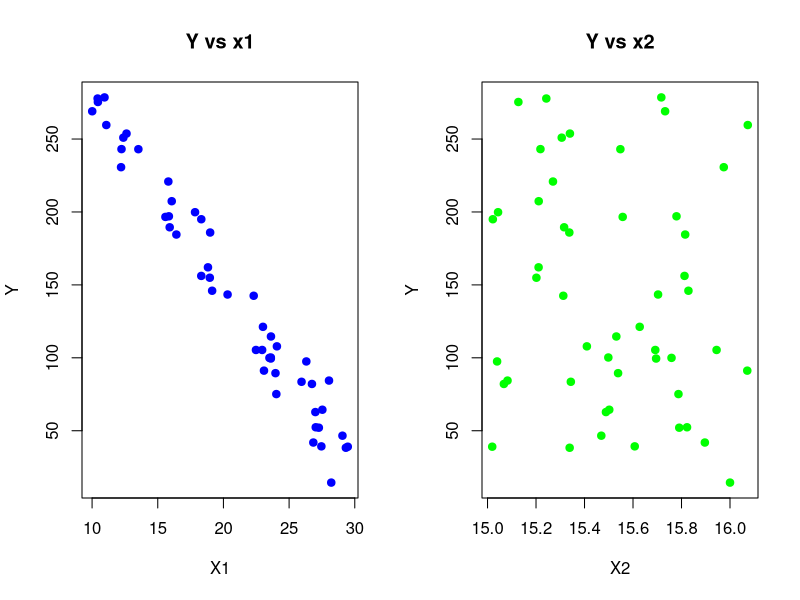
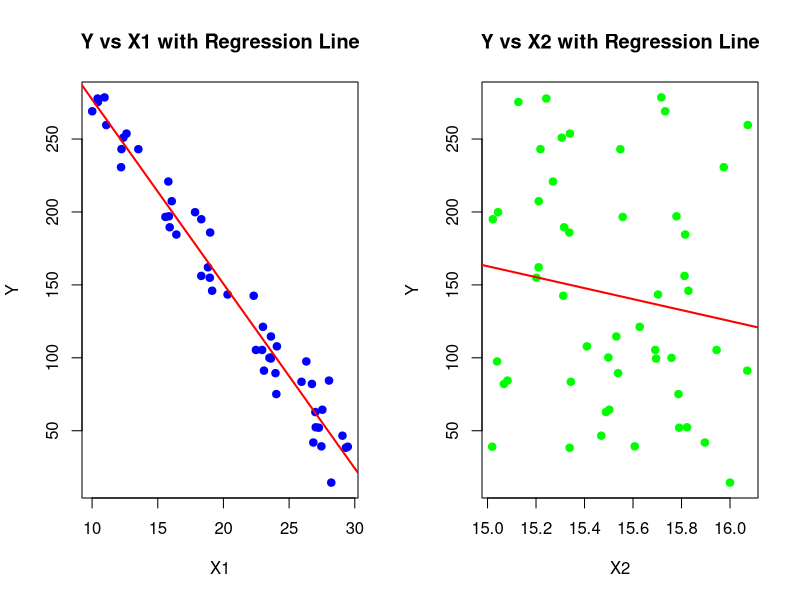
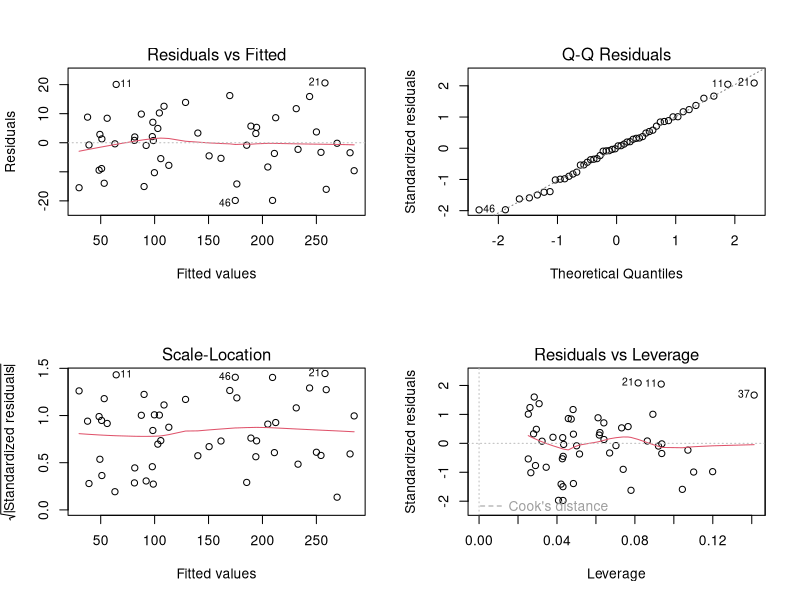
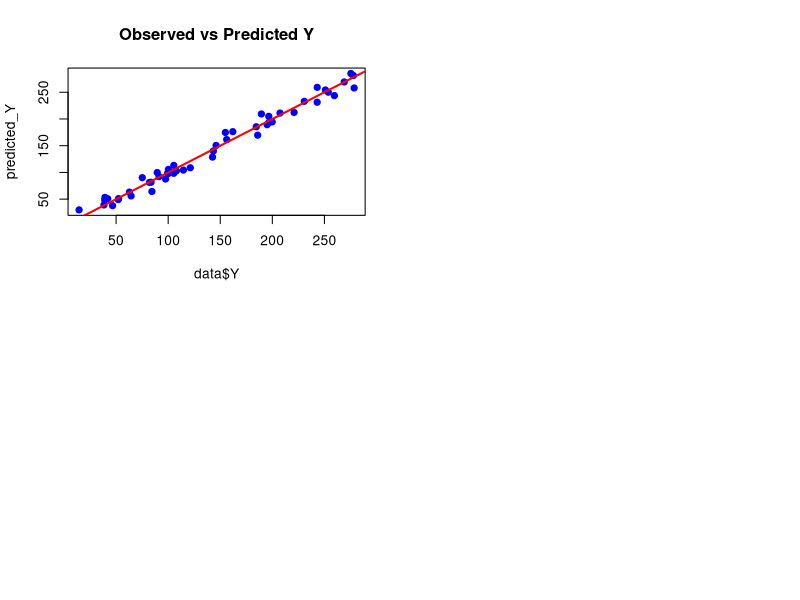
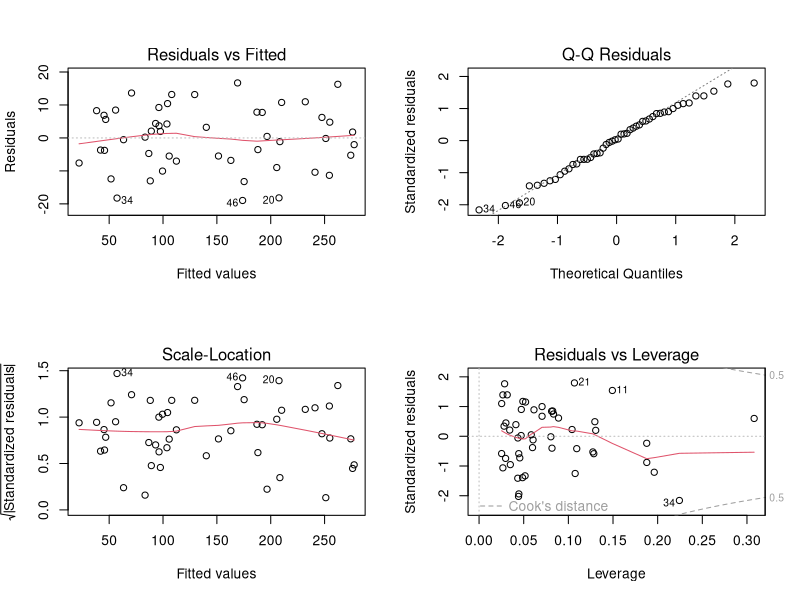

R code for these plots, in order: (Note: this script raises an error after producing the figures.)
## ---- chunk 1
knitr::opts_chunk$set(echo=T,eval=T,message=F,warning=F,fig.align='center')
library(tidyverse)
## ---- chunk 2
# summary(lm.mtcars)
## ---- chunk 3
library(MASS)
head(cats)
## ---- chunk 4
# Load the CSV file
data <- read.csv("multData.csv")

# Display the data
print("First few rows of the dataset:")
head(data)
#data

model_X1 <- lm(Y ~ X1, data = data)
model_X2 <- lm(Y ~ X2, data = data)

# Scatterplots to explore relationships
par(mfrow = c(1, 2))  # Arrange plots side by side
plot(data$X1, data$Y, main = "Y vs x1", xlab = "X1", ylab = "Y", pch = 19, col = "blue")
plot(data$X2, data$Y, main = "Y vs x2", xlab = "X2", ylab = "Y", pch = 19, col = "green")

# Correlation coefficients
cor_X1_Y <- cor(data$X1, data$Y)
cor_X2_Y <- cor(data$X2, data$Y)
cat("Correlation between Y and X1:", cor_X1_Y, "\n")
cat("Correlation between Y and X2:", cor_X2_Y, "\n")

# Fit simple linear regression models
model_X1 <- lm(Y ~ X1, data = data)
model_X2 <- lm(Y ~ X2, data = data)

# Display model summaries
cat("\nLinear Regression Summary for Y ~ X1:\n")
summary(model_X1)

cat("\nLinear Regression Summary for Y ~ X2:\n")
summary(model_X2)

# Add regression lines to scatterplots
par(mfrow = c(1, 2))  # Reset layout
plot(data$X1, data$Y, main = "Y vs X1 with Regression Line", xlab = "X1", ylab = "Y", pch = 19, col = "blue")
abline(model_X1, col = "red", lwd = 2)
plot(data$X2, data$Y, main = "Y vs X2 with Regression Line", xlab = "X2", ylab = "Y", pch = 19, col = "green")
abline(model_X2, col = "red", lwd = 2)

## ---- chunk 5
# Fit multiple regression model
model <- lm(Y ~ X1 + X2, data = data)

# Display model summary
cat("Summary of Multiple Regression Model:\n")
summary(model)

# Diagnostic plots for regression assumptions
par(mfrow = c(2, 2))  # Arrange diagnostic plots in a 2x2 grid
plot(model)

# Predicted vs Observed Plot
predicted_Y <- predict(model)
plot(data$Y, predicted_Y, 
     main = "Observed vs Predicted Y",
     Xlab = "Observed Y", 
     Ylab = "Predicted Y", 
     pch = 19, col = "blue")
abline(0, 1, col = "red", lwd = 2)  # Add a 45-degree line for reference

# Check correlation of predictors
correlation_matrix <- cor(data[, c("X1", "X2")])
cat("Correlation Matrix for Predictors:\n")
print(correlation_matrix)

## ---- chunk 6
# Fit model with interaction term
model_interaction <- lm(Y ~ X1 * X2, data = data)  # `X1 * X2` includes both main effects and interaction

# Display model summary
cat("Summary of Interaction Model:\n")
summary(model_interaction)
## ---- chunk 7
# Fit model with interaction term
model_interaction <- lm(Y ~ X1 * X2, data = data)  # `X1 * X2` includes both main effects and interaction

# Display model summary
cat("Summary of Interaction Model:\n")
summary(model_interaction)

# Diagnostic plots
par(mfrow = c(2, 2))  # Arrange plots
plot(model_interaction)

# Compare with additive model
# model_additive <- lm(Y ~ X1 + X2, data = data)
# cat("\nSummary of Additive Model:\n")
# summary(model_additive)

# Compare R-squared
cat("\nComparison of R-squared values:\n")
cat("Additive Model R-squared:", summary(model_additive)$r.squared, "\n")
cat("Interaction Model R-squared:", summary(model_interaction)$r.squared, "\n")

# Predicted vs Observed Plot
predicted_Y_interaction <- predict(model_interaction)
plot(data$Y, predicted_Y_interaction, 
     main = "Observed vs Predicted Y (Interaction Model)",
     Xlab = "Observed Y", 
     Ylab = "Predicted Y", 
     pch = 19, col = "blue")
abline(0, 1, col = "red", lwd = 2)

# Check for significance of interaction term
anova(model_additive, model_interaction)

## ---- chunk 8
# Fit the model with interaction and X3
model_full <- lm(Y ~ X1 * X2 + X3, data = data)

# Display summary of the model
summary(model_full)

## ---- chunk 9
# Add higher-order terms for X3
data$X3_squared <- data$X3^2
data$X3_cubed <- data$X3^3

# Fit the base model
model_base <- lm(Y ~ X1 * X2 + X3, data = data)

# Add X3^2
model_X3_squared <- lm(Y ~ X1 * X2 + X3 + X3_squared, data = data)

# Add X3^2 and X3^3
model_X3_cubed <- lm(Y ~ X1 * X2 + X3 + X3_squared + X3_cubed, data = data)

# Compare models
summary(model_base)
summary(model_X3_squared)
summary(model_X3_cubed)

# Use ANOVA to compare nested models
anova(model_base, model_X3_squared)
anova(model_X3_squared, model_X3_cubed)

# Plot diagnostic plots for the best model
par(mfrow = c(2, 2))
plot(model_X3_cubed)

